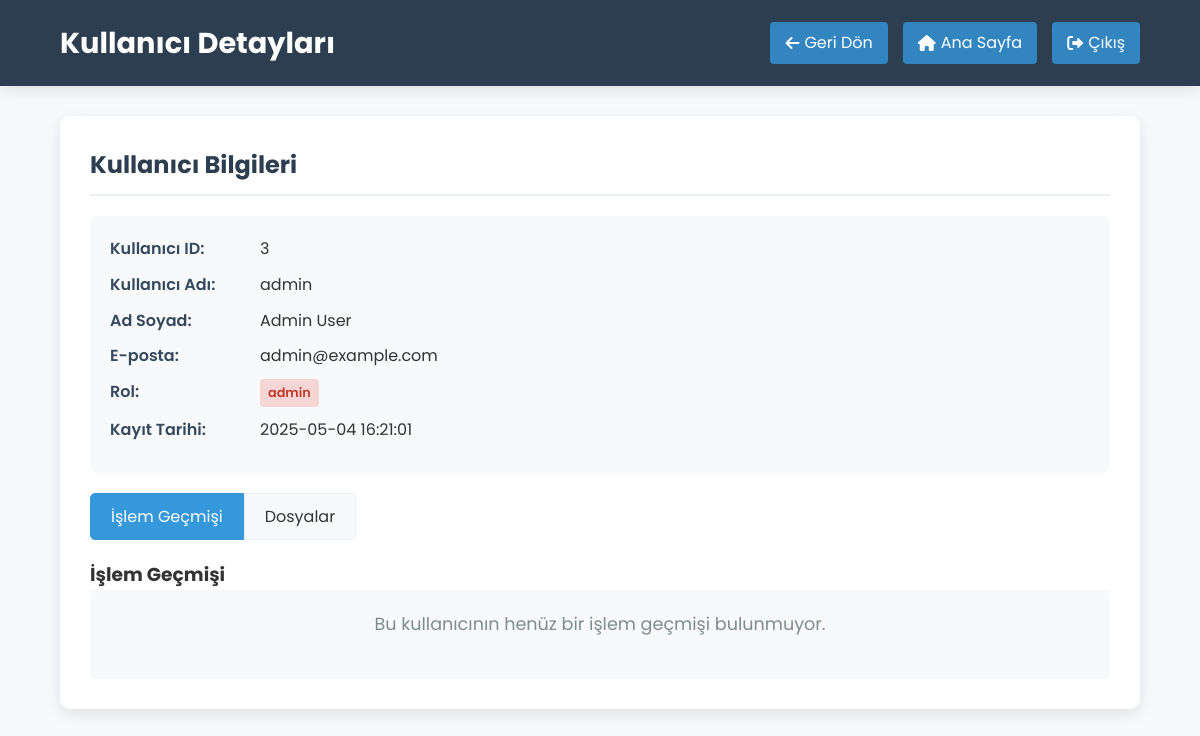
The app's page /admin/user/3 (signed in) with its own data.
### tables this page shows
CREATE TABLE users (
            id INTEGER PRIMARY KEY AUTOINCREMENT,
            username TEXT UNIQUE NOT NULL,
            password TEXT NOT NULL,
            email TEXT UNIQUE NOT NULL,
            full_name TEXT NOT NULL,
            registration_date TIMESTAMP DEFAULT CURRENT_TIMESTAMP
        , role TEXT DEFAULT 'user');

### app.py (the view, shortened to what this page needs)
@app.route('/admin/user/<int:user_id>')
@admin_required
def admin_view_user(user_id):
    conn = get_db_connection()
    user = conn.execute('SELECT * FROM users WHERE id = ?', (user_id,)).fetchone()
    conn.close()
    if not user:
        flash('Kullanıcı bulunamadı!', 'error')
        return redirect(url_for('admin_dashboard'))
    operations = get_user_operations_by_admin(user_id)
    user_files = []
    if os.path.exists(UPLOAD_FOLDER) and os.path.exists(NEW_CSV_FOLDER):
        username = user['username']
    user_files.sort(key=lambda x: x.get('date', ''), reverse=True)
    return render_template('admin_view_user.html', user=user, operations=operations, files=user_files)

### app.py (called while the page is built)
def get_db_connection():
    conn = sqlite3.connect(DATABASE)
    conn.row_factory = sqlite3.Row
    return conn

def admin_required(f):
    @wraps(f)
    def decorated_function(*args, **kwargs):
        if 'user_id' not in session:
            flash('Bu sayfaya erişmek için giriş yapmalısınız!', 'error')
            return redirect(url_for('login'))
        elif session.get('role') != 'admin':
            flash('Bu sayfaya erişim yetkiniz yok!', 'error')
            return redirect(url_for('index'))
        return f(*args, **kwargs)
    return decorated_function

def get_user_operations_by_admin(user_id):
    conn = get_db_connection()
    operations = conn.execute('SELECT * FROM user_operations WHERE user_id = ? ORDER BY operation_date DESC', (user_id,)).fetchall()
    conn.close()
    return operations

### templates/admin_view_user.html (shortened to what this page needs)
<!DOCTYPE html>
<html lang="tr">
<head>
    <link rel="stylesheet" href="{{ url_for('static', filename='style.css') }}">
    <link rel="stylesheet" href="https://cdnjs.cloudflare.com/ajax/libs/font-awesome/6.0.0-beta3/css/all.min.css">
</head>
<body>
    <div class="ai-background">
</div>
    <header class="admin-header">
        <div class="admin-header-container">
            <div class="admin-title">
                <h1>Kullanıcı Detayları</h1>
            </div>
            <div class="admin-actions">
                <a href="{{ url_for('admin_dashboard') }}" class="admin-btn">
                    <i class="fas fa-arrow-left"></i> Geri Dön
                </a>
                <a href="{{ url_for('index') }}" class="admin-btn">
                    <i class="fas fa-home"></i> Ana Sayfa
                </a>
                <a href="{{ url_for('logout') }}" class="admin-btn">
                    <i class="fas fa-sign-out-alt"></i> Çıkış
                </a>
            </div>
        </div>
    </header>
    <div class="admin-container">
        <div class="admin-panel">
            <h2>Kullanıcı Bilgileri</h2>
            <div class="user-info">
                <div class="info-row">
                    <div class="info-label">Kullanıcı ID:</div>
                    <div class="info-value">{{ user.id }}</div>
                </div>
                <div class="info-row">
                    <div class="info-label">Kullanıcı Adı:</div>
                    <div class="info-value">{{ user.username }}</div>
                </div>
                <div class="info-row">
                    <div class="info-label">Ad Soyad:</div>
                    <div class="info-value">{{ user.full_name }}</div>
                </div>
                <div class="info-row">
                    <div class="info-label">E-posta:</div>
                    <div class="info-value">{{ user.email }}</div>
                </div>
                <div class="info-row">
                    <div class="info-label">Rol:</div>
                    <div class="info-value">
                        <span class="user-role {% if user.role == 'admin' %}role-admin{% else %}role-user{% endif %}">
                            {{ user.role }}
                        </span>
                    </div>
                </div>
                <div class="info-row">
                    <div class="info-label">Kayıt Tarihi:</div>
                    <div class="info-value">{{ user.registration_date }}</div>
                </div>
            </div>
            <div class="tabs">
                <div class="tab active" data-tab="operations">İşlem Geçmişi</div>
                <div class="tab" data-tab="files">Dosyalar</div>
            </div>
            <div class="tab-content active" id="operations-tab">
                <h3>İşlem Geçmişi</h3>
                {% if operations %}
                    <table class="admin-table">
                        <thead>
                            <tr>
                                <th>ID</th>
                                <th>Orijinal Dosya</th>
                                <th>Normalize Edilmiş Dosya</th>
                                <th>İşlem Tarihi</th>
                                <th>İşlemler</th>
                            </tr>
                        </thead>
                        <tbody>
                            {% for operation in operations %}
                                <tr>
                                    <td>{{ operation.id }}</td>
                                    <td>{{ operation.original_file }}</td>
                                    <td>{{ operation.normalized_file }}</td>
                                    <td>{{ operation.operation_date }}</td>
                                    <td>
                                        <a href="{{ url_for('admin_download_file', file_path='uploads/' + operation.original_file) }}" class="btn-download">
                                            <i class="fas fa-download"></i> Orijinal
                                        </a>
                                        <a href="{{ url_for('admin_download_file', file_path='new_csv/' + operation.normalized_file) }}" class="btn-download">
                                            <i class="fas fa-download"></i> Normalize
                                        </a>
                                    </td>
                                </tr>
                            {% endfor %}
                        </tbody>
                    </table>
                {% else %}
                    <div class="no-data">
                        <p>Bu kullanıcının henüz bir işlem geçmişi bulunmuyor.</p>
                    </div>
                {% endif %}
            </div>
        </div>
    </div>
</body>
</html>

### static/style.css (style rules this page uses)
* { margin: 0; padding: 0; box-sizing: border-box; font-family: 'Roboto', sans-serif; }
body { background-color: #f5f5f5; color: #333; line-height: 1.6; }
header { background-color: #2c3e50; color: white; padding: 15px 0; box-shadow: 0 2px 5px rgba(0, 0, 0, 0.1); }
* { margin: 0; padding: 0; box-sizing: border-box; font-family: 'Poppins', sans-serif; }
body { background-color: #f8f9fa; color: #333; line-height: 1.6; position: relative; overflow-x: hidden; }
.ai-background { position: fixed; top: 0; left: 0; width: 100%; height: 100%; overflow: hidden; z-index: -1; }
header { background-color: rgba(18, 38, 71, 0.95); color: white; padding: 15px 0; box-shadow: 0 4px 15px rgba(0, 0, 0, 0.1); position: sticky; top: 0; z-index: 100; }
.no-data { text-align: center; padding: 40px 0; }
.no-data p { color: #7f8c8d; margin-bottom: 20px; font-size: 1.1rem; }

### templates/admin_view_user.html (style rules this page uses)
.admin-header { background-color: #2c3e50; color: white; padding: 20px 0; margin-bottom: 30px; }
.admin-header-container { display: flex; justify-content: space-between; align-items: center; width: 90%; max-width: 1200px; margin: 0 auto; }
.admin-title h1 { font-size: 1.8rem; margin: 0; }
.admin-actions { display: flex; gap: 15px; }
.admin-btn { background-color: rgba(52, 152, 219, 0.8); color: white; text-decoration: none; padding: 8px 15px; border-radius: 4px; display: inline-flex; align-items: center; transition: all 0.3s; }
.admin-btn i { margin-right: 5px; }
.admin-container { width: 90%; max-width: 1200px; margin: 0 auto; }
.admin-panel { background-color: white; border-radius: 10px; padding: 30px; box-shadow: 0 5px 15px rgba(0, 0, 0, 0.1); margin-bottom: 30px; }
.admin-panel h2 { color: #2c3e50; margin-top: 0; margin-bottom: 20px; padding-bottom: 10px; border-bottom: 2px solid #ecf0f1; }
.user-info { background-color: #f8f9fa; border-radius: 8px; padding: 20px; margin-bottom: 20px; }
.user-info .info-row { display: flex; margin-bottom: 10px; }
.user-info .info-label { width: 150px; font-weight: 600; color: #34495e; }
.user-info .info-value { flex: 1; }
.user-role { display: inline-block; padding: 4px 8px; border-radius: 4px; font-size: 0.8rem; font-weight: 600; }
.role-admin { background-color: rgba(231, 76, 60, 0.2); color: #c0392b; }
.tabs { display: flex; margin-bottom: 20px; }
.tab { padding: 10px 20px; background-color: #f8f9fa; border: 1px solid #ecf0f1; cursor: pointer; transition: all 0.3s; }
.tab:first-child { border-top-left-radius: 5px; border-bottom-left-radius: 5px; }
.tab:last-child { border-top-right-radius: 5px; border-bottom-right-radius: 5px; }
.tab.active { background-color: #3498db; color: white; border-color: #3498db; }
.tab-content { display: none; }
.tab-content.active { display: block; }
.no-data { text-align: center; padding: 20px; background-color: #f8f9fa; border-radius: 5px; color: #7f8c8d; }

### records on screen
users: id "3", username "admin", full_name "Admin User", email "admin@example.com", role "admin", registration_date "2025-05-04 16:21:01"
